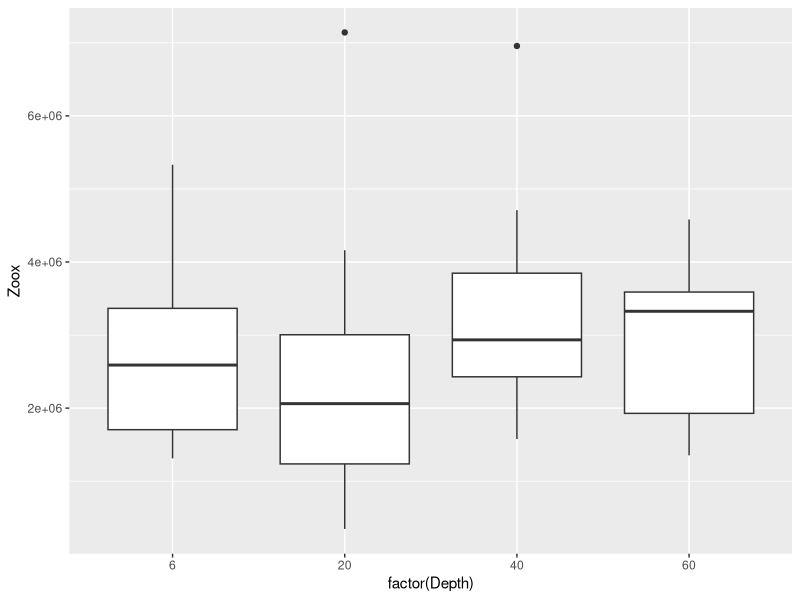
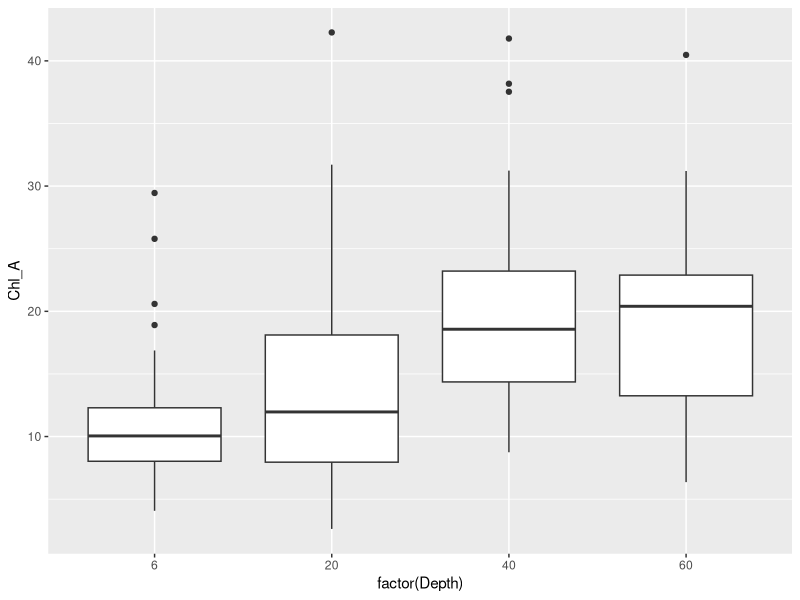
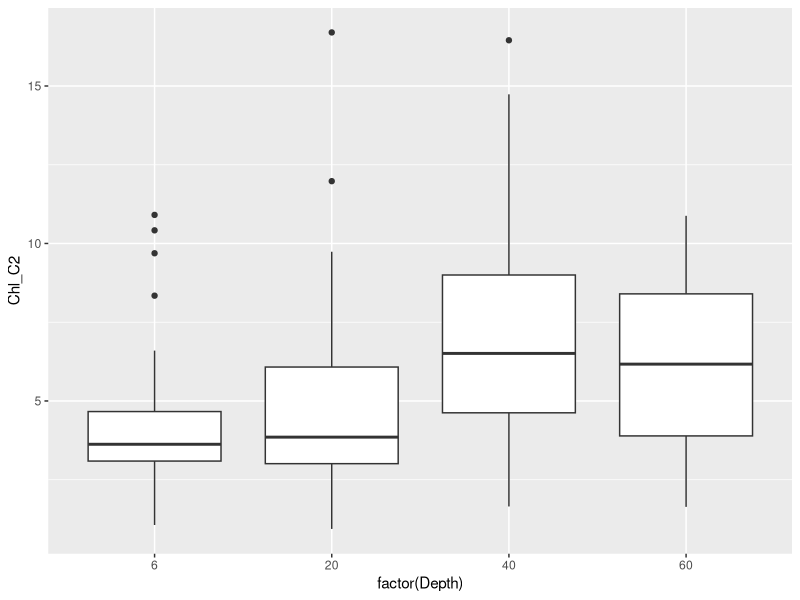
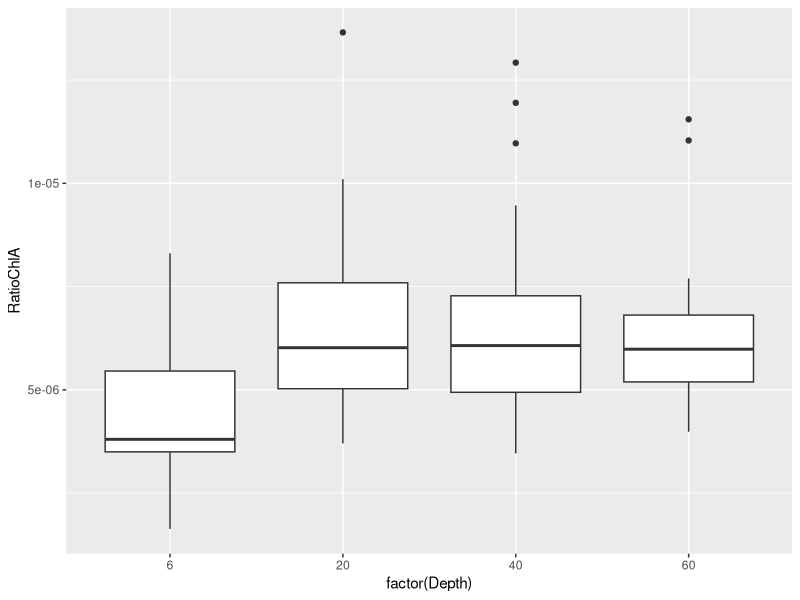
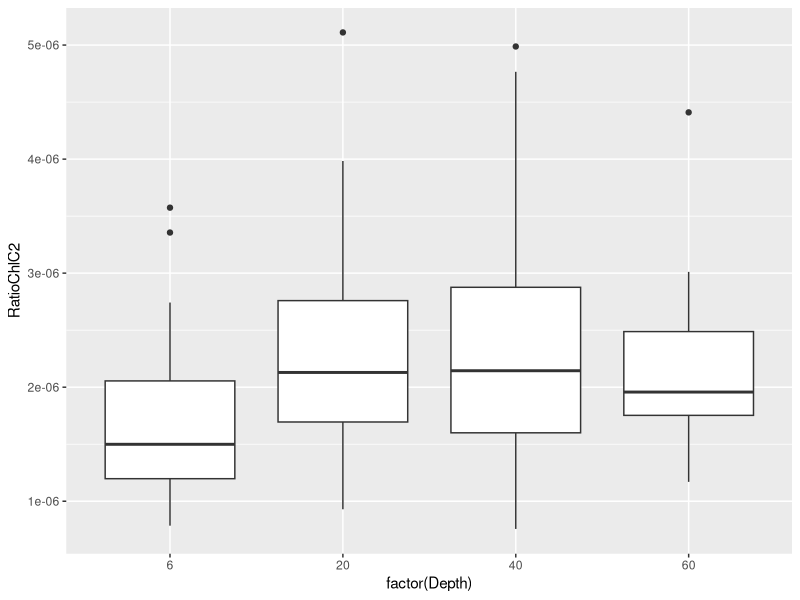
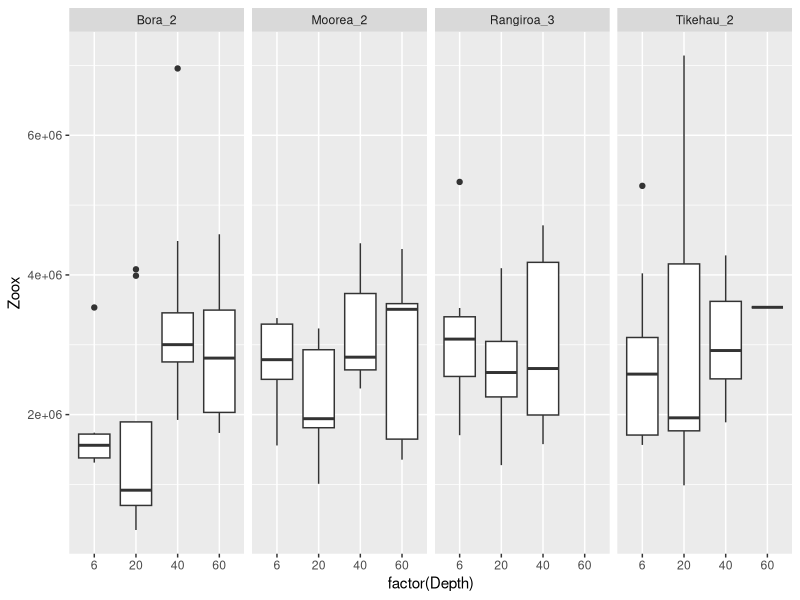
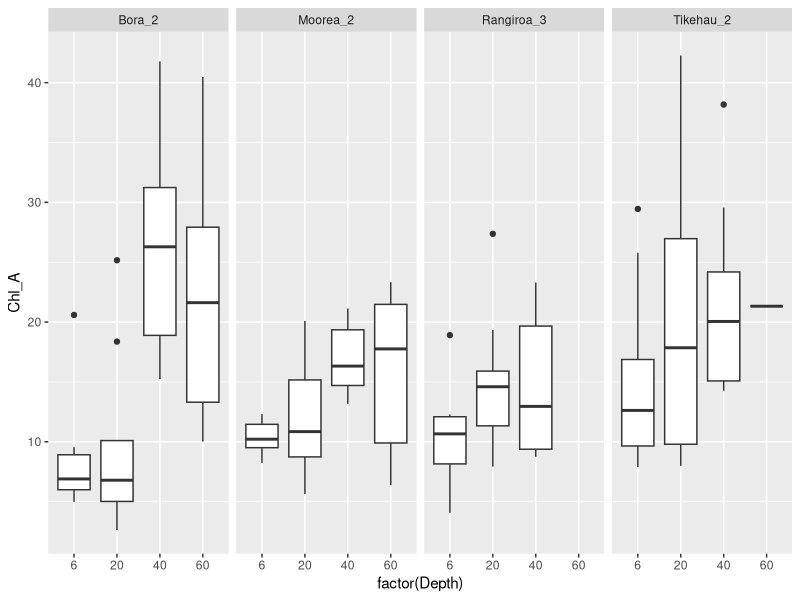
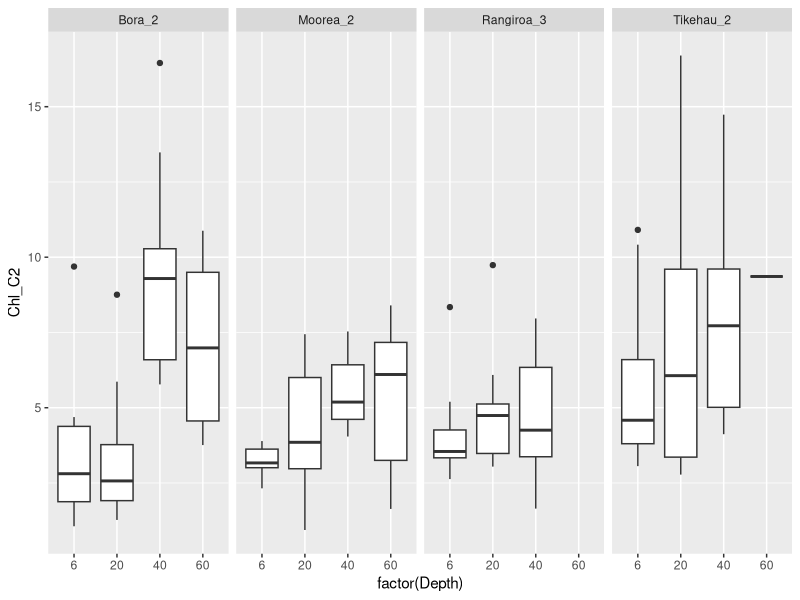

Here is the R script that generated these plots, in order:


# This script uses data on the Photoautotrophy Zoox, Chl and genreates the first preliminary plots

# Database generation. Stats. Plots vs light.


# Extra info: There are outliers that need to be deleted or fixed such as for Bora_2 a Pachy speciosa at 90m that has 0 Chl2 (which is impossible) and others. 
# All these samples (with few exceptions) have the associated data of Morphological features, Isotopes and qualitative ITS2 profile types of Symbiodiniacea.


# Open database, prepare and separate between Pocillopora verrucosa and Pachyseris speciosa

rm (list = ls())

require (reshape2); require (ggplot2); require (plyr); require (tidyverse); require (dplyr); 

physio <- read.csv(file = "Data_Codes/Photoautotrophy/Physio_Export_CSV_02032020.csv", header = T, dec = ".", sep = ";")

colnames (physio) <- c("ID_LAB", "Species", "Island_Site", "Depth", "Zoox", "Chl_A", "Chl_C2")
summary (physio)
summary (as.factor(physio$Species)) 

# N = 234
# 4 sites with more than 50 samples
# For each species, site and depth, number of replicate
resume <- ddply(physio,~ Species + Island_Site +Depth,function(x){c(nbindiv=nrow(x))})
# Intermediate depths there are less than 5 replicates. 

quan.var <- c("Depth", "Zoox", "Chl_A", "Chl_C2")
physio [quan.var] <- sapply (physio [quan.var], as.numeric)

### Add the light do the databases ####
Light_loggers <- read.csv(file =  "Data_Codes/Light/Light_loggers.csv", header = T, dec = ".", sep = ",")

# Necessary to change the names:
Light_loggers$Island_Site <- gsub('Bora Bora','Bora_2', Light_loggers$Island_Site)
Light_loggers$Island_Site <- gsub('Moorea','Moorea_2', Light_loggers$Island_Site)
Light_loggers$Island_Site <- gsub('Rangiroa', 'Rangiroa_3', Light_loggers$Island_Site)
Light_loggers$Island_Site <- gsub('Tikehau','Tikehau_2', Light_loggers$Island_Site)

# physio_light <- merge (physio,Light_loggers, by = c("Island_Site","Depth"), all=T) # If you want to keep non-target depths for Pachyseris
physio_light <- merge (physio,Light_loggers, by = c("Island_Site","Depth"))

# The three measures we want are: Zoox, Chla/Zoox and ChlC2/Zoox (values of Xe-5 and Xe-6)
physio_light$RatioChlA <- physio_light$Chl_A/physio_light$Zoox
physio_light$RatioChlC2 <- physio_light$Chl_C2/physio_light$Zoox


# Necessary to think what do with intermediate depths
physio_Pocillopora <- filter (physio_light, Species == "Pocillopora verrucosa")
summary (as.factor(physio_Pocillopora$Depth))
# Make the replacement
physio_Pocillopora$Depth[physio_Pocillopora$Depth==62] <- 60

physio_Pachyseris <- filter (physio_light, Species == "Pachyseris speciosa")
summary (as.factor(physio_Pachyseris$Depth))
# Pachyseris has some spare depths in physio Pachyseris


### Graphs
################## Pocillopora verrucosa #####################

# We do not obtain clear differences for (Zoox, Chls) if we look at the variation in depth without considering sites. 

ggplot(physio_Pocillopora, aes(x = factor(Depth), y = Zoox)) + geom_boxplot() 
ggplot(physio_Pocillopora, aes(x = factor(Depth), y = Chl_A)) + geom_boxplot()  
ggplot(physio_Pocillopora, aes(x = factor(Depth), y = Chl_C2)) + geom_boxplot() 
ggplot(physio_Pocillopora, aes(x = factor(Depth), y = RatioChlA)) + geom_boxplot() 
ggplot(physio_Pocillopora, aes(x = factor(Depth), y = RatioChlC2)) + geom_boxplot() 


# I we separate the graphs by island sites we do have a variation in depth on Chl A and C2 

ggplot(physio_Pocillopora, aes(x = factor(Depth), y = Zoox)) + geom_boxplot() + facet_grid(~ Island_Site)
ggplot(physio_Pocillopora, aes(x = factor(Depth), y = Chl_A)) + geom_boxplot()  + facet_grid(~ Island_Site)
ggplot(physio_Pocillopora, aes(x = factor(Depth), y = Chl_C2)) + geom_boxplot()  + facet_grid(~ Island_Site)
ggplot(physio_Pocillopora, aes(x = factor(Depth), y = RatioChlA)) + geom_boxplot()  + facet_grid(~ Island_Site)
ggplot(physio_Pocillopora, aes(x = factor(Depth), y = RatioChlC2)) + geom_boxplot()  + facet_grid(~ Island_Site)



ggplot(physio_Pocillopora, aes(x=factor(Depth), y=Zoox)) +
  geom_boxplot() + facet_grid(cols = vars(Island_Site)) + stat_summary (fun=mean, geom="point", shape=18, 
                                                                        color="red", size=2) + theme_bw()  + ylab ("Zooxanthellae (XX)") + xlab ("Depth (m)") +
  theme(plot.title = element_text(hjust=0.5, size=12, face="bold"),
        axis.text = element_text(size=10, colour="black"),
        axis.title = element_text(size=11, face="bold", colour="black")) 


ggplot(physio_Pocillopora, aes(x=factor(Depth), y=Chl_A)) +
  geom_boxplot() + facet_grid(cols = vars(Island_Site)) + stat_summary (fun=mean, geom="point", shape=18, 
                                                                        color="red", size=2) + theme_bw()  + ylab ("Chlorophill A (XX)") + xlab ("Depth (m)") +
  theme(plot.title = element_text(hjust=0.5, size=12, face="bold"),
        axis.text = element_text(size=10, colour="black"),
        axis.title = element_text(size=11, face="bold", colour="black")) 

ggplot(physio_Pocillopora, aes(x=factor(Depth), y=Chl_C2)) +
  geom_boxplot() + facet_grid(cols = vars(Island_Site)) + stat_summary (fun=mean, geom="point", shape=18, 
                                                                        color="red", size=2) + theme_bw()  + ylab ("Chlorophill C2 (XX)") + xlab ("Depth (m)") +
  theme(plot.title = element_text(hjust=0.5, size=12, face="bold"),
        axis.text = element_text(size=10, colour="black"),
        axis.title = element_text(size=11, face="bold", colour="black")) 

ggplot(physio_Pocillopora, aes(x=factor(Depth), y=RatioChlA)) +
  geom_boxplot() + facet_grid(cols = vars(Island_Site)) + stat_summary (fun=mean, geom="point", shape=18, 
                                                                        color="red", size=2) + theme_bw()  + ylab ("RatioChlA (XX)") + xlab ("Depth (m)") +
  theme(plot.title = element_text(hjust=0.5, size=12, face="bold"),
        axis.text = element_text(size=10, colour="black"),
        axis.title = element_text(size=11, face="bold", colour="black")) 

ggplot(physio_Pocillopora, aes(x=factor(Depth), y=RatioChlC2)) +
  geom_boxplot() + facet_grid(cols = vars(Island_Site)) + stat_summary (fun=mean, geom="point", shape=18, 
                                                                        color="red", size=2) + theme_bw()  + ylab ("RatioChlC2 (XX)") + xlab ("Depth (m)") +
  theme(plot.title = element_text(hjust=0.5, size=12, face="bold"),
        axis.text = element_text(size=10, colour="black"),
        axis.title = element_text(size=11, face="bold", colour="black")) 




# Ploting the points instead of boxplot to see the internal variability 

ggplot(physio_Pocillopora, aes(x=factor(Depth), y=Zoox)) +
  geom_point() + facet_grid(cols = vars(Island_Site)) + theme_bw() + ylab ("Zooxanthellae (XX)") + xlab ("Depth (m)") +
  theme(plot.title = element_text(hjust=0.5, size=12, face="bold"),
        axis.text = element_text(size=10, colour="black"),
        axis.title = element_text(size=11, face="bold", colour="black")) 

ggplot(physio_Pocillopora, aes(x=factor(Depth), y=Chl_A)) +
  geom_point() + facet_grid(cols = vars(Island_Site)) + theme_bw() + ylab ("Chlorophill A (XX)") + xlab ("Depth (m)") +
  theme(plot.title = element_text(hjust=0.5, size=12, face="bold"),
        axis.text = element_text(size=10, colour="black"),
        axis.title = element_text(size=11, face="bold", colour="black")) 

ggplot(physio_Pocillopora, aes(x=factor(Depth), y=Chl_C2)) +
  geom_point() + facet_grid(cols = vars(Island_Site)) + theme_bw()  + ylab ("Chlorophill C2 (XX)") + xlab ("Depth (m)") +
  theme(plot.title = element_text(hjust=0.5, size=12, face="bold"),
        axis.text = element_text(size=10, colour="black"),
        axis.title = element_text(size=11, face="bold", colour="black")) 

ggplot(physio_Pocillopora, aes(x=factor(Depth), y=RatioChlA)) +
  geom_point() + facet_grid(cols = vars(Island_Site)) + theme_bw()  + ylab ("RatioChlA (XX)") + xlab ("Depth (m)") +
  theme(plot.title = element_text(hjust=0.5, size=12, face="bold"),
        axis.text = element_text(size=10, colour="black"),
        axis.title = element_text(size=11, face="bold", colour="black")) 

ggplot(physio_Pocillopora, aes(x=factor(Depth), y=RatioChlC2)) +
  geom_point() + facet_grid(cols = vars(Island_Site)) + theme_bw()  + ylab ("RatioChlC2 (XX)") + xlab ("Depth (m)") +
  theme(plot.title = element_text(hjust=0.5, size=12, face="bold"),
        axis.text = element_text(size=10, colour="black"),
        axis.title = element_text(size=11, face="bold", colour="black")) 


# Plot with light instead of depths
ggplot(physio_Pocillopora, aes(x=IndexLoss, y=Zoox)) +
  geom_point() + facet_grid(cols = vars(Island_Site)) + theme_bw() + ylab ("Zooxanthellae (XX)") + xlab ("Index Loss Light") +
  theme(plot.title = element_text(hjust=0.5, size=12, face="bold"),
        axis.text = element_text(size=10, colour="black"),
        axis.title = element_text(size=11, face="bold", colour="black")) 

ggplot(physio_Pocillopora, aes(x=IndexLoss, y=RatioChlA)) +
  geom_point() + facet_grid(cols = vars(Island_Site)) + theme_bw() + ylab ("RatioChlA (XX)") + xlab ("Index Loss Light") +
  theme(plot.title = element_text(hjust=0.5, size=12, face="bold"),
        axis.text = element_text(size=10, colour="black"),
        axis.title = element_text(size=11, face="bold", colour="black")) 

ggplot(physio_Pocillopora, aes(x=IndexLoss, y=RatioChlC2)) +
  geom_point() + facet_grid(cols = vars(Island_Site)) + theme_bw() + ylab ("RatioChlC2 (XX)") + xlab ("Index Loss Light") +
  theme(plot.title = element_text(hjust=0.5, size=12, face="bold"),
        axis.text = element_text(size=10, colour="black"),
        axis.title = element_text(size=11, face="bold", colour="black")) 

# Important: From now on, we will work with "Depth" instead of "Light". Please see Methods in the manuscript.


# Ploting the three parameters together with secondary axis.
# Ploting them together is not necessary

ggplot(physio_Pocillopora) + 
  geom_boxplot(aes(x = factor (Depth), y = Zoox, color="Zoox"))+
  geom_boxplot(aes(x = factor (Depth), y = Chl_A*2e+05, color="Chl_A")) +
  scale_y_continuous("Zooxanthellae", sec.axis = sec_axis(~.*2e+05, name = "Chlorophyll A2",breaks=seq(0,20,40))) +
  geom_boxplot(aes(x = factor (Depth), y = Chl_C2*2e+05, color="Chl_C2"))+
  scale_y_continuous("Zooxanthellae", sec.axis = sec_axis(~.*2e+05, name = "Chlorophyll C2",breaks=seq(0,20,40)))+ 
  facet_wrap(Island_Site~., nrow = 1)


ggplot(physio_Pocillopora) + 
  geom_boxplot(aes(x = factor (Depth), y = Zoox, color="Zoox"))+
  geom_boxplot(aes(x = factor (Depth), y = RatioChlA, color="RatioChlA")) +
  geom_boxplot(aes(x = factor (Depth), y = RatioChlC2, color="RatioChlC2")) +
  scale_y_continuous("Photoautotrophy", sec.axis = sec_axis(~.*2e+05, name = "Chlorophyll A2",breaks=seq(0,20,40))) +
  facet_wrap(Island_Site~., nrow = 1)

# Resume and save dataframe
# Make a resume
ddply(physio_Pocillopora,~Depth+Island_Site,function(x){c(Zooxanthellae=mean(na.omit(x$Zoox)), Chlorophyll_a=mean(na.omit(x$Chl_A)), Chlorophyll_c2=mean(na.omit(x$Chl_C2)), zoox_sd=sd(na.rm = FALSE,(x$Zoox)), chl_a_sd=sd(na.rm = FALSE,(x$Chl_A)), chl_c2_sd=sd(na.rm = FALSE,(x$Chl_C2)))})


# Save the database of Zoox and Chl for modelling
write_csv(physio_Pocillopora, "Data_Codes/Photoautotrophy/Pocillopora_Photoautotrophy.csv")


################## Pachyseris verrucosa #####################

# We do not obtain clear differences for (Zoox, Chls) if we look at the variation in depth without considering sites. 

ggplot(physio_Pachyseris, aes(x = factor(Depth), y = Zoox)) + geom_boxplot() 
ggplot(physio_Pachyseris, aes(x = factor(Depth), y = Chl_A)) + geom_boxplot()  
ggplot(physio_Pachyseris, aes(x = factor(Depth), y = Chl_C2)) + geom_boxplot()  
ggplot(physio_Pachyseris, aes(x = factor(Depth), y = RatioChlA)) + geom_boxplot()  
ggplot(physio_Pachyseris, aes(x = factor(Depth), y = RatioChlC2)) + geom_boxplot()  



# I we separate the graphs by island sites we do have a variation in depth on Chl A and C2 

ggplot(physio_Pachyseris, aes(x = factor(Depth), y = Zoox)) + geom_boxplot() + facet_grid(~ Island_Site)
ggplot(physio_Pachyseris, aes(x = factor(Depth), y = Chl_A)) + geom_boxplot()  + facet_grid(~ Island_Site)
ggplot(physio_Pachyseris, aes(x = factor(Depth), y = Chl_C2)) + geom_boxplot()  + facet_grid(~ Island_Site)
ggplot(physio_Pachyseris, aes(x = factor(Depth), y = RatioChlA)) + geom_boxplot()  + facet_grid(~ Island_Site)
ggplot(physio_Pachyseris, aes(x = factor(Depth), y = RatioChlC2)) + geom_boxplot()  + facet_grid(~ Island_Site)

# Other preliminary version plots: 
ggplot(physio_Pachyseris, aes(x=factor(Depth), y=Zoox)) +
  geom_boxplot() + facet_grid(cols = vars(Island_Site)) + stat_summary (fun=mean, geom="point", shape=18, 
                                                                        color="red", size=2) + theme_bw()  + ylab ("Zooxanthellae (XX)") + xlab ("Depth (m)") +
  theme(plot.title = element_text(hjust=0.5, size=12, face="bold"),
        axis.text = element_text(size=10, colour="black"),
        axis.title = element_text(size=11, face="bold", colour="black")) 

ggplot(physio_Pachyseris, aes(x=factor(Depth), y=Chl_A)) +
  geom_boxplot() + facet_grid(cols = vars(Island_Site)) + stat_summary (fun=mean, geom="point", shape=18, 
                                                                        color="red", size=2) + theme_bw()  + ylab ("Chlorophill A (XX)") + xlab ("Depth (m)") +
  theme(plot.title = element_text(hjust=0.5, size=12, face="bold"),
        axis.text = element_text(size=10, colour="black"),
        axis.title = element_text(size=11, face="bold", colour="black")) 

ggplot(physio_Pachyseris, aes(x=factor(Depth), y=Chl_C2)) +
  geom_boxplot() + facet_grid(cols = vars(Island_Site)) + stat_summary (fun=mean, geom="point", shape=18, 
                                                                        color="red", size=2) + theme_bw()  + ylab ("Chlorophill C2 (XX)") + xlab ("Depth (m)") +
  theme(plot.title = element_text(hjust=0.5, size=12, face="bold"),
        axis.text = element_text(size=10, colour="black"),
        axis.title = element_text(size=11, face="bold", colour="black")) 

ggplot(physio_Pachyseris, aes(x=factor(Depth), y=RatioChlA)) +
  geom_boxplot() + facet_grid(cols = vars(Island_Site)) + stat_summary (fun=mean, geom="point", shape=18, 
                                                                        color="red", size=2) + theme_bw()  + ylab ("RatioChlA (XX)") + xlab ("Depth (m)") +
  theme(plot.title = element_text(hjust=0.5, size=12, face="bold"),
        axis.text = element_text(size=10, colour="black"),
        axis.title = element_text(size=11, face="bold", colour="black")) 

ggplot(physio_Pachyseris, aes(x=factor(Depth), y=RatioChlC2)) +
  geom_boxplot() + facet_grid(cols = vars(Island_Site)) + stat_summary (fun=mean, geom="point", shape=18, 
                                                                        color="red", size=2) + theme_bw()  + ylab ("RatioChlC2 (XX)") + xlab ("Depth (m)") +
  theme(plot.title = element_text(hjust=0.5, size=12, face="bold"),
        axis.text = element_text(size=10, colour="black"),
        axis.title = element_text(size=11, face="bold", colour="black")) 


# Ploting the points instead of boxplot to see the internal variability 

ggplot(physio_Pachyseris, aes(x=factor(Depth), y=Zoox)) +
  geom_point() + facet_grid(cols = vars(Island_Site)) + theme_bw() + ylab ("Zooxanthellae (XX)") + xlab ("Depth (m)") +
  theme(plot.title = element_text(hjust=0.5, size=12, face="bold"),
        axis.text = element_text(size=10, colour="black"),
        axis.title = element_text(size=11, face="bold", colour="black")) 

ggplot(physio_Pachyseris, aes(x=factor(Depth), y=Chl_A)) +
  geom_point() + facet_grid(cols = vars(Island_Site)) + theme_bw() + ylab ("Chlorophill A (XX)") + xlab ("Depth (m)") +
  theme(plot.title = element_text(hjust=0.5, size=12, face="bold"),
        axis.text = element_text(size=10, colour="black"),
        axis.title = element_text(size=11, face="bold", colour="black")) 

ggplot(physio_Pachyseris, aes(x=factor(Depth), y=Chl_C2)) +
  geom_point() + facet_grid(cols = vars(Island_Site)) + theme_bw()  + ylab ("Chlorophill C2 (XX)") + xlab ("Depth (m)") +
  theme(plot.title = element_text(hjust=0.5, size=12, face="bold"),
        axis.text = element_text(size=10, colour="black"),
        axis.title = element_text(size=11, face="bold", colour="black")) 

ggplot(physio_Pachyseris, aes(x=factor(Depth), y=RatioChlA)) +
  geom_point() + facet_grid(cols = vars(Island_Site)) + theme_bw()  + ylab ("RatioChlA (XX)") + xlab ("Depth (m)") +
  theme(plot.title = element_text(hjust=0.5, size=12, face="bold"),
        axis.text = element_text(size=10, colour="black"),
        axis.title = element_text(size=11, face="bold", colour="black")) 

ggplot(physio_Pachyseris, aes(x=factor(Depth), y=RatioChlC2)) +
  geom_point() + facet_grid(cols = vars(Island_Site)) + theme_bw()  + ylab ("RatioChlC2 (XX)") + xlab ("Depth (m)") +
  theme(plot.title = element_text(hjust=0.5, size=12, face="bold"),
        axis.text = element_text(size=10, colour="black"),
        axis.title = element_text(size=11, face="bold", colour="black")) 


# Ploting the three parameters together with a plot with secondary axis to plot all together... I think not necessary
ggplot(physio_Pachyseris) + 
  geom_boxplot(aes(x = factor (Depth), y = Zoox, color="Zoox"))+
  geom_boxplot(aes(x = factor (Depth), y = Chl_A*2e+05, color="Chl_A")) +
  scale_y_continuous("Zooxanthellae", sec.axis = sec_axis(~.*2e+05, name = "Chlorophyll A2",breaks=seq(0,20,40))) +
  geom_boxplot(aes(x = factor (Depth), y = Chl_C2*2e+05, color="Chl_C2"))+
  scale_y_continuous("Zooxanthellae", sec.axis = sec_axis(~.*2e+05, name = "Chlorophyll C2",breaks=seq(0,20,40)))+ 
  facet_wrap(Island_Site~., nrow = 1)

# Make a resume
ddply(physio_Pachyseris,~Depth+Island_Site,function(x){c(Zooxanthellae=mean(na.omit(x$Zoox)), Chlorophyll_a=mean(na.omit(x$Chl_A)), Chlorophyll_c2=mean(na.omit(x$Chl_C2)), zoox_sd=sd(na.rm = FALSE,(x$Zoox)), chl_a_sd=sd(na.rm = FALSE,(x$Chl_A)), chl_c2_sd=sd(na.rm = FALSE,(x$Chl_C2)))})

# Save the database of Zoox and Chl for modelling
write_csv(physio_Pachyseris, "Data_Codes/Photoautotrophy/Pachyseris_Photoautotrophy.csv")

